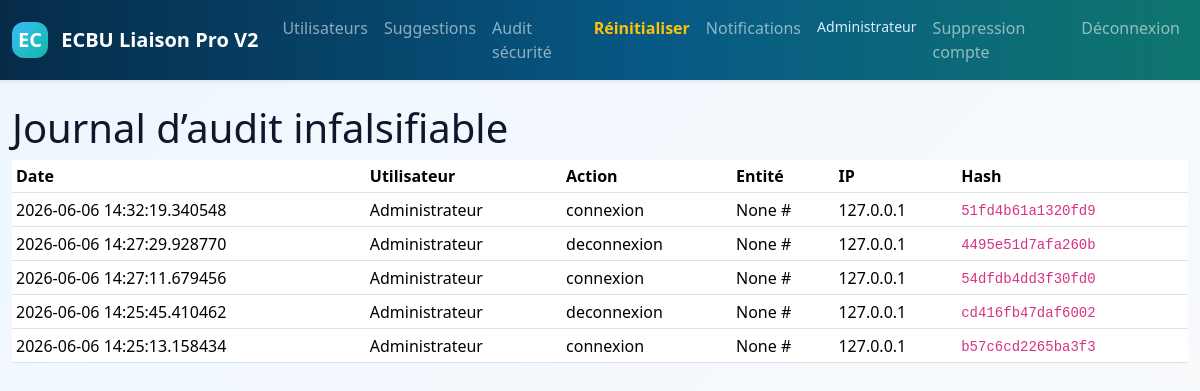
/audit/ (signed in), run on the app's committed database.
### app/models.py (models this page shows)
class TimestampMixin:
    created_at = db.Column(db.DateTime(timezone=True), default=utcnow, nullable=False)
    updated_at = db.Column(db.DateTime(timezone=True), default=utcnow, onupdate=utcnow, nullable=False)

class User(UserMixin, TimestampMixin, db.Model):
    __tablename__ = "users"
    id = db.Column(db.Integer, primary_key=True)
    name = db.Column(db.String(160), nullable=False)
    email = db.Column(db.String(255), unique=True, nullable=False, index=True)
    password_hash = db.Column(db.Text, nullable=False)
    role = db.Column(db.String(40), nullable=False, index=True)
    service = db.Column(db.String(160))
    is_active = db.Column(db.Boolean, default=False, nullable=False)
    is_email_verified = db.Column(db.Boolean, default=False, nullable=False)
    is_admin_approved = db.Column(db.Boolean, default=False, nullable=False)
    failed_login_count = db.Column(db.Integer, default=0, nullable=False)
    locked_until = db.Column(db.DateTime(timezone=True))
    two_factor_enabled = db.Column(db.Boolean, default=False, nullable=False)
    two_factor_secret = db.Column(db.String(64))
    email_token = db.Column(db.String(160), index=True)
    reset_token = db.Column(db.String(160), index=True)
    last_login_at = db.Column(db.DateTime(timezone=True))
    deleted_at = db.Column(db.DateTime(timezone=True))
    deleted_by_id = db.Column(db.Integer)
    delete_reason = db.Column(db.Text)
    deletion_requested_at = db.Column(db.DateTime(timezone=True))
    deletion_reason = db.Column(db.Text)
    deletion_confirmed_by_id = db.Column(db.Integer)
    deletion_confirmed_at = db.Column(db.DateTime(timezone=True))

class AuditLog(db.Model):
    __tablename__ = "audit_logs"
    id = db.Column(db.Integer, primary_key=True)
    created_at = db.Column(db.DateTime(timezone=True), default=utcnow, nullable=False, index=True)
    user_id = db.Column(db.Integer)
    user_name = db.Column(db.String(160))
    action = db.Column(db.String(160), nullable=False, index=True)
    entity_type = db.Column(db.String(80), index=True)
    entity_id = db.Column(db.String(80), index=True)
    old_value = db.Column(db.Text)
    new_value = db.Column(db.Text)
    ip_address = db.Column(db.String(80))
    hash_chain = db.Column(db.String(128), nullable=False)

### app/audit/routes.py (the view)
@bp.route("/")
@login_required
@role_required("admin")
def index():
    page = request.args.get("page", 1, type=int)
    pagination = AuditLog.query.order_by(AuditLog.id.desc()).paginate(page=page, per_page=50, error_out=False)
    return render_template("audit/index.html", pagination=pagination)

### app/utils.py (called while the page is built)
def has_role(*roles):
    return getattr(current_user, "is_authenticated", False) and getattr(current_user, "role", None) in roles

def role_required(*roles):
    from functools import wraps
    from flask import render_template
    def decorator(func):
        @wraps(func)
        def wrapper(*args, **kwargs):
            if not has_role(*roles):
                audit("acces_refuse", new_value={"route": request.path, "roles_autorises": roles})
                return render_template("errors/403.html"), 403
            return func(*args, **kwargs)
        return wrapper
    return decorator

### app/templates/audit/index.html
{% extends 'base.html' %}{% block content %}<h1>Journal d’audit infalsifiable</h1><table class="table table-sm"><tr><th>Date</th><th>Utilisateur</th><th>Action</th><th>Entité</th><th>IP</th><th>Hash</th></tr>{% for a in pagination.items %}<tr><td>{{ a.created_at }}</td><td>{{ a.user_name }}</td><td>{{ a.action }}</td><td>{{ a.entity_type }} #{{ a.entity_id }}</td><td>{{ a.ip_address }}</td><td><code>{{ a.hash_chain[:16] }}</code></td></tr>{% endfor %}</table>{% endblock %}

### app/templates/base.html (shortened to what this page needs)
<!doctype html>
<html lang="fr" data-bs-theme="light">
<head>
  <link href="https://cdn.jsdelivr.net/npm/bootstrap@5.3.3/dist/css/bootstrap.min.css" rel="stylesheet">
  <link rel="stylesheet" href="{{ url_for('static', filename='css/app.css') }}">
</head>
<body>
{% if current_user.is_authenticated %}
<nav class="navbar navbar-expand-xl navbar-dark app-navbar shadow-sm">
  <div class="container-fluid">
    <a class="navbar-brand fw-black" href="{{ url_for('dashboard.home') }}"><span class="brand-mark">EC</span> ECBU Liaison Pro V2</a>
    <div id="nav" class="collapse navbar-collapse">
      <ul class="navbar-nav me-auto">
        {% if current_user.role == 'admin' %}
          <li class="nav-item"><a class="nav-link" href="{{ url_for('admin.users') }}">Utilisateurs</a></li>
          <li class="nav-item"><a class="nav-link" href="{{ url_for('tickets.index') }}">Suggestions</a></li>
          <li class="nav-item"><a class="nav-link" href="{{ url_for('audit.index') }}">Audit sécurité</a></li>
          <li class="nav-item"><a class="nav-link text-warning fw-bold" href="{{ url_for('admin.reset_site') }}">Réinitialiser</a></li>
        {% elif current_user.role == 'prescripteur' %}
          <li class="nav-item"><a class="nav-link" href="{{ url_for('requests.index') }}">Mes demandes</a></li>
          <li class="nav-item"><a class="nav-link" href="{{ url_for('results.index') }}">Mes résultats</a></li>
          <li class="nav-item"><a class="nav-link" href="{{ url_for('tickets.index') }}">Support</a></li>
        {% elif current_user.role == 'responsable_qualite' %}
          <li class="nav-item"><a class="nav-link" href="{{ url_for('quality.non_conformities') }}">Non-conformités</a></li>
          <li class="nav-item"><a class="nav-link" href="{{ url_for('quality.capa') }}">CAPA</a></li>
        {% endif %}
      </ul>
      <ul class="navbar-nav">
        <li class="nav-item"><a class="nav-link" href="{{ url_for('notifications.index') }}">Notifications</a></li>
        <li class="nav-item"><span class="nav-link role-chip">{{ current_user.name }}</span></li>
        <li class="nav-item"><a class="nav-link" href="{{ url_for('auth.request_delete_account') }}">Suppression compte</a></li>
        <li class="nav-item"><a class="nav-link" href="{{ url_for('auth.logout') }}">Déconnexion</a></li>
      </ul>
    </div>
  </div>
</nav>
{% endif %}
<main class="container-fluid app-main py-4">
  {% block content %}{% endblock %}
</main>
</body></html>

### app/static/css/app.css (style rules this page uses)
:root { --hospital-blue:#075985;--hospital-teal:#0f766e;--ink:#0f172a;--muted:#64748b;--soft:#f4f8fb;--line:#dbe7f0 }
* { box-sizing:border-box }
body { background:linear-gradient(135deg,#eef7ff,#f8fafc);color:var(--ink);font-family:Segoe UI,Inter,Arial,sans-serif }
.app-navbar { background:linear-gradient(90deg,#062b49,#075985 55%,#0f766e)!important }
.brand-mark { display:inline-grid;place-items:center;width:36px;height:36px;border-radius:12px;background:linear-gradient(135deg,#38bdf8,#14b8a6);font-weight:900;margin-right:8px }
.fw-black { font-weight:900 }
.role-chip { font-size:.88rem;color:#dbeafe!important }
.app-main { max-width:1500px }
.table { background:#fff;vertical-align:middle }

### data on the page
User: name "Administrateur"
AuditLog: created_at "2026-06-06 14:32:19.340548", user_name "Administrateur", action "connexion", entity_type "None", ip_address "127.0.0.1", hash_chain "51fd4b61a1320fd9"
AuditLog: created_at "2026-06-06 14:27:29.928770", user_name "Administrateur", action "deconnexion", entity_type "None", ip_address "127.0.0.1", hash_chain "4495e51d7afa260b"
AuditLog: created_at "2026-06-06 14:27:11.679456", user_name "Administrateur", action "connexion", entity_type "None", ip_address "127.0.0.1", hash_chain "54dfdb4dd3f30fd0"
AuditLog: created_at "2026-06-06 14:25:45.410462", user_name "Administrateur", action "deconnexion", entity_type "None", ip_address "127.0.0.1", hash_chain "cd416fb47daf6002"
AuditLog: created_at "2026-06-06 14:25:13.158434", user_name "Administrateur", action "connexion", entity_type "None", ip_address "127.0.0.1", hash_chain "b57c6cd2265ba3f3"
